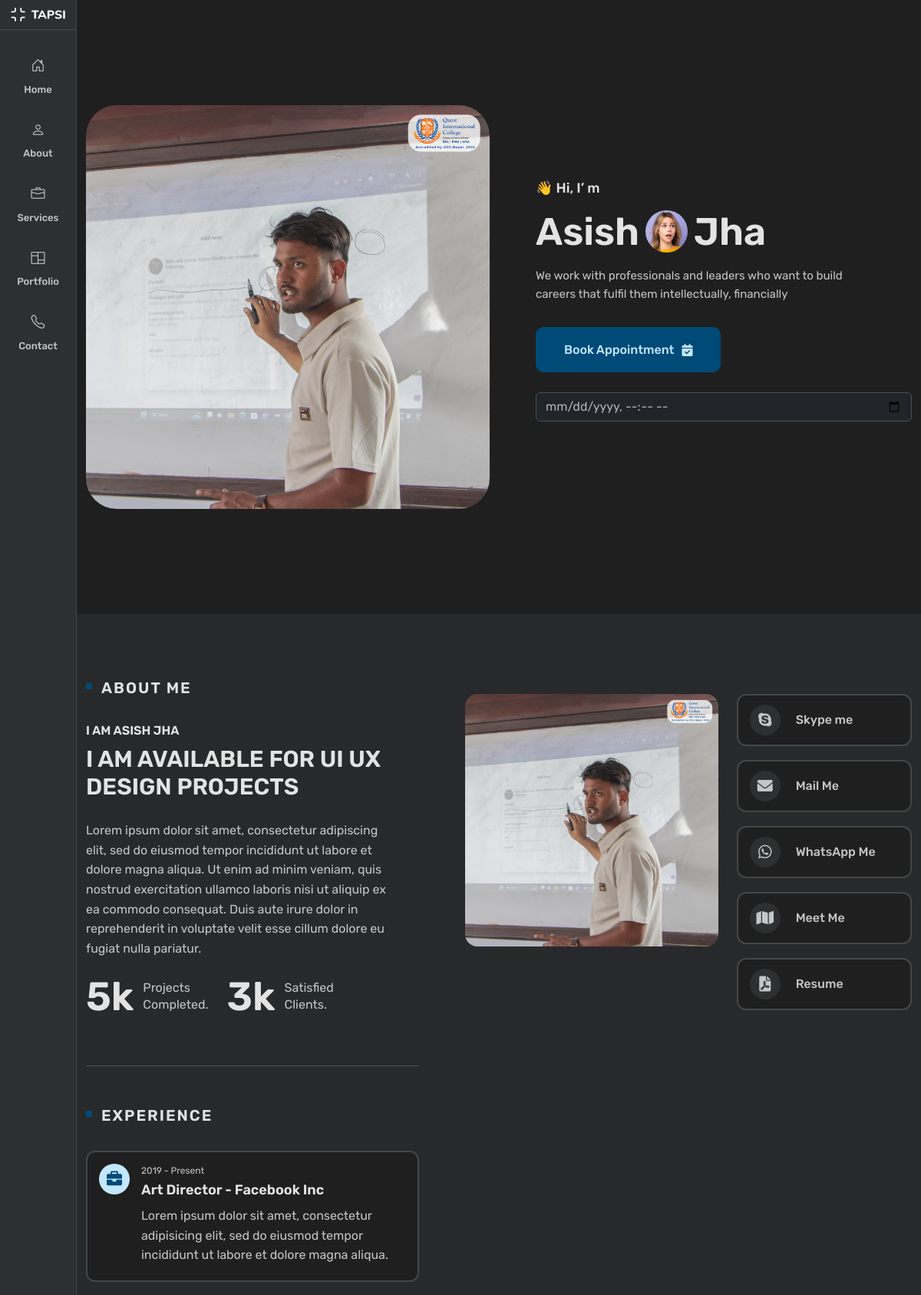
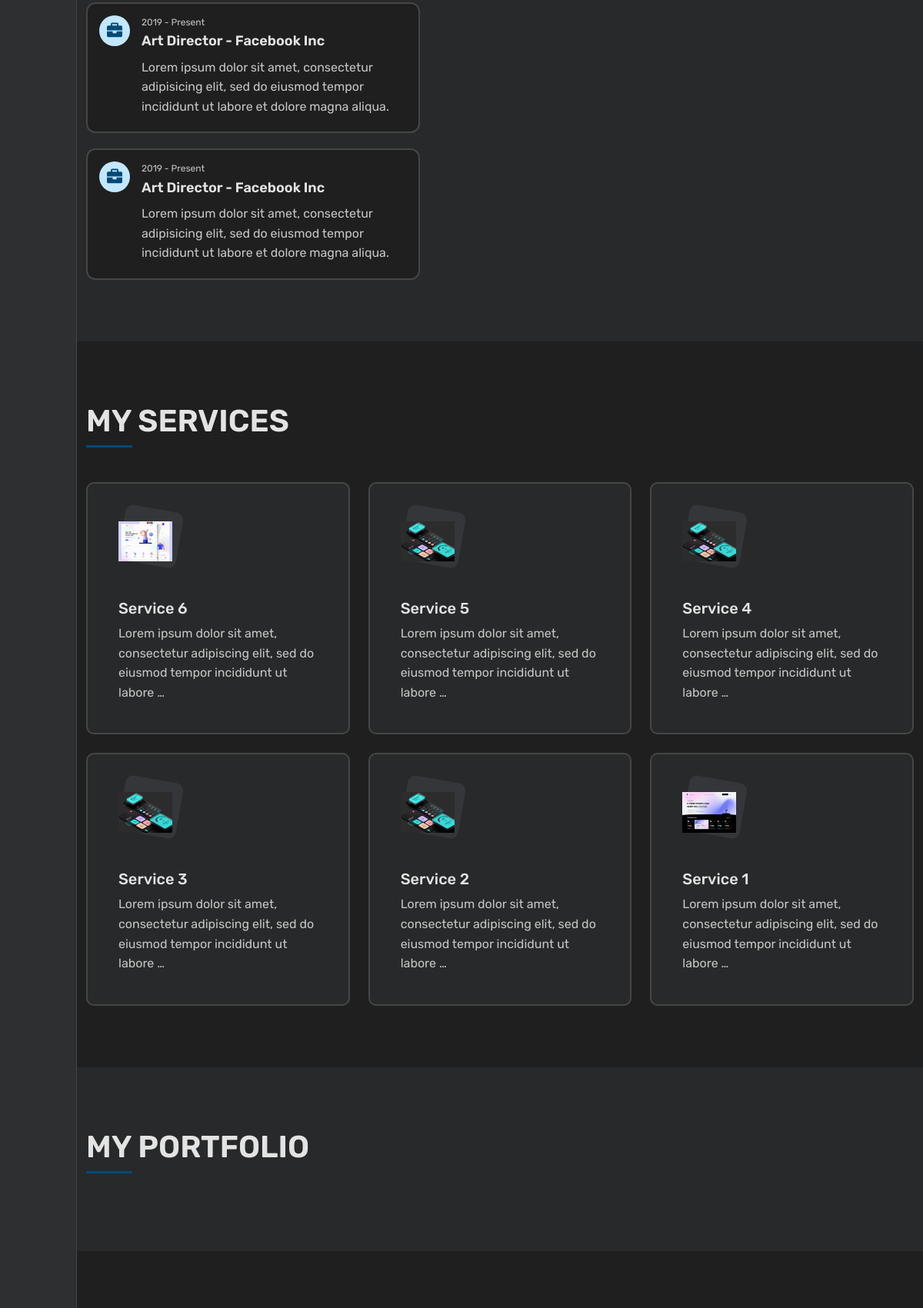
The page / (upper part) on the database its author committed (2 pictures, top to bottom).
### app/models.py (models this page shows, shortened)
class PersonalDetail(models.Model):
    firstName = models.CharField(max_length=50)
    lastName = models.CharField(max_length=50)
    email = models.EmailField()
    logo = models.FileField(upload_to="logo")
    phone = models.CharField(max_length=20)
    address = models.CharField(max_length=50)
    facebookUrl = models.URLField()
    twiterUrl = models.URLField()
    instagramUrl = models.URLField()
    description = models.TextField()
    class Meta:
        ordering = ['-id']

class About(models.Model):
    image=models.FileField(upload_to="aboutimage")
    title=models.CharField(max_length=200)
    subtitle=models.CharField(max_length=200)
    description=RichTextField()

class Service(models.Model):
    logo = models.FileField(upload_to="serviceimage")
    title = models.CharField(max_length=25)
    description=RichTextField()
    class Meta:
        ordering = ['-id']

### app/views.py (the view)
# urls.py: path('',views.index, name='index'),
def index(request):
    contact = Contact.objects.all()
    about = About.objects.first()
    album = Album.objects.all()
    personaldetail = PersonalDetail.objects.first()
    service = Service.objects.all()
    context = {"contact":contact, "about":about, "album":album, "personaldetail": personaldetail, "service": service}
    return render(request, 'app/index.html', context)

### app/context_processor.py (called while the page is built)
def personaldetail(request):
    personaldetail= PersonalDetail.objects.first()
    return{
        'personaldetail':personaldetail
    }

### app/templates/app/index.html (shortened to what this page needs)
{% load static %}
<!DOCTYPE html>
<html lang="zxx" data-bs-theme="dark">
<head>
    <link href="{% static 'app/assets/css/style.css' %}" rel="stylesheet">
    <link href="{% static 'app/assets/colors/color-3.css' %}" rel="stylesheet">
    <link rel="stylesheet" href="https://cdnjs.cloudflare.com/ajax/libs/font-awesome/6.0.0-beta3/css/all.min.css">
</head>
<body>
    <div class="header-left-fixed one-page-nav">
        <div class="logo">
            <a class="navbar-brand" href="#">
                <img class="logo-light" title="" alt="" src="{% static 'app/assets/img/logo-light.svg' %}">
            </a>
        </div>
        <ul class="main-menu">
            <li>
                <a data-scroll-nav="0" href="#home">
                    <span class="m-icon">
                        <i class="bi-house-door"></i>
                    </span>
                    <span class="m-text">Home</span>
                </a>
            </li>
            <li>
                <a data-scroll-nav="1" href="#services">
                    <span class="m-icon">
                        <i class="bi-person"></i>
                    </span>
                    <span class="m-text">About</span>
                </a>
            </li>
            <li>
                <a data-scroll-nav="2" href="#services">
                    <span class="m-icon">
                        <i class="bi-briefcase"></i>
                    </span>
                    <span class="m-text">Services</span>
                </a>
            </li>
            <li>
                <a data-scroll-nav="3" href="#work">
                    <span class="m-icon">
                        <i class="bi-columns"></i>
                    </span>
                    <span class="m-text">Portfolio</span>
                </a>
            </li>
            <li>
                <a data-scroll-nav="4" href="#contactus">
                    <span class="m-icon">
                        <i class="bi-telephone"></i>
                    </span>
                    <span class="m-text">Contact</span>
                </a>
            </li>
        </ul>
    </div>
    <main class="wrapper">
        <section id="home" data-scroll-index="0" class="home-section">
            <div class="container">
                <div class="row align-items-center min-vh-100 flex-row-reverse">
                    <div class="col-lg-6 ps-xl-5 mb-5 mb-lg-0">
                        <div class="home-intro">
                            <h6>👋 Hi, I’ m</h6>
                            <h1>{{personaldetail.firstName}}<span><img src="{% static 'app/assets/img/mask.jpg' %}" title="" alt=""></span>{{personaldetail.lastName}}</h1>
                            <p class="pe-lg-5">We work with professionals and leaders who want to build careers that fulfil them intellectually, financially</p>
                            <div class="btn-bar">
                                <a class="px-btn px-btn-theme" href="#appointment">Book Appointment<i class="fas fa-calendar-check icon"></i> </a>
                                <section id="appointment">
                                <div class="mb-3">
                                    <input type="datetime-local" name="{{form.startdate.name }}" id="form.startdate.id_for_label" class="form-control" required value="{% if form.instance %}{{ form.instance.startdate }}{% endif %}" placeholder="Enter start date">
                                </div>
                                </section>
                            </div>
                        </div>
                    </div>
                    <div class="col-lg-6">
                        <div class="home-image text-center">
                            <img src="{{about.image.url}}" title="" alt="">
                        </div>
                    </div>
                </div>
            </div>
        </section>
        <section id="about" data-scroll-index="1" class="section about-section gray-bg-1">
            <div class="container">
                <div class="about-me">
                    <div class="row align-items-start">
                        <div class="col-lg-5 pb-4 pb-lg-0">
                            <div class="title-01">
                                <span>{{about.title}}</span>
                            </div>
                            <div class="about-me-text pb-5">
                                <h3>{{about.subtitle}}</h3>
                                <h5><span>I Am Available</span> For UI UX Design Projects</h5>
                                <p>{{about.description|safe}}</p>
                                <div class="row pt-2">
                                    <div class="col-auto">
                                        <div class="a-count">
                                            <span class="count">5k</span>
                                            <div class="a-count-text">Projects <br>Completed.</div>
                                        </div>
                                    </div>
                                    <div class="col-auto">
                                        <div class="a-count">
                                            <span class="count">3k</span>
                                            <div class="a-count-text">Satisfied <br>Clients.</div>
                                        </div>
                                    </div>
                                </div>
                            </div>
                            <hr>
                            <div class="title-01 mt-5">
                                <span>Experience</span>
                            </div>
                            <div class="resume-box">
                                <ul>
                                    <li>
                                        <div class="icon">
                                            <i class="fas fa-briefcase"></i>
                                        </div>
                                        <span class="time">2019 - Present</span>
                                        <h5>Art Director - Facebook Inc</h5>
                                        <p>Lorem ipsum dolor sit amet, consectetur adipisicing elit, sed do eiusmod tempor incididunt ut labore et dolore magna aliqua.</p>
                                    </li>
                                    <li>
                                        <div class="icon">
                                            <i class="fas fa-briefcase"></i>
                                        </div>
                                        <span class="time">2019 - Present</span>
                                        <h5>Art Director - Facebook Inc</h5>
                                        <p>Lorem ipsum dolor sit amet, consectetur adipisicing elit, sed do eiusmod tempor incididunt ut labore et dolore magna aliqua.</p>
                                    </li>
                                    <li>
                                        <div class="icon">
                                            <i class="fas fa-briefcase"></i>
                                        </div>
                                        <span class="time">2019 - Present</span>
                                        <h5>Art Director - Facebook Inc</h5>
                                        <p>Lorem ipsum dolor sit amet, consectetur adipisicing elit, sed do eiusmod tempor incididunt ut labore et dolore magna aliqua.</p>
                                    </li>
                                </ul>
                            </div>
                        </div>
                        <div class="col-lg-7 sticky-lg-top ps-xl-5">
                            <div class="row align-items-start">
                                <div class="col-md-7 py-4">
                                    <div class="about-me-img">
                                        <img src="{{about.image.url}}" title="" alt="">
                                    </div>
                                </div>
                                <div class="col-md-5 py-4">
                                    <div class="about-content">
                                        <ul>
                                            <li>
                                                <div class="a-icon">
                                                    <i class="fab fa-skype"></i>
                                                </div>
                                                <div class="a-text">
                                                    <a class="text-reset stretched-link" href="#">Skype me</a>
                                                </div>
                                            </li>
                                            <li>
                                                <div class="a-icon">
                                                    <i class="fa fa-envelope"></i>
                                                </div>
                                                <div class="a-text">
                                                    <a class="text-reset stretched-link" href="#">Mail Me</a>
                                                </div>
                                            </li>
                                            <li>
                                                <div class="a-icon">
                                                    <i class="fab fa-whatsapp"></i>
                                                </div>
                                                <div class="a-text">
                                                    <a class="text-reset stretched-link" href="#">WhatsApp Me</a>
                                                </div>
                                            </li>
                                            <li>
                                                <div class="a-icon">
                                                    <i class="fa fa-map"></i>
                                                </div>
                                                <div class="a-text">
                                                    <a class="text-reset stretched-link" href="#">Meet Me</a>
                                                </div>
                                            </li>
                                            <li>
                                                <div class="a-icon">
                                                    <i class="fa-solid fa-file-pdf"></i>
                                                </div>
                                                <div class="a-text">
                                                    <a class="text-reset stretched-link" href="#">Resume</a>
                                                </div>
                                            </li>
                                        </ul>
                                    </div>
                                </div>
                            </div>
                        </div>
                    </div>
                </div>
            </div>
        </section>
        <section id="services" data-scroll-index="2" class="section services-section">
            <div class="container">
                <div class="section-heading">
                    <h3>
                        <span>MY SERVICES</span>
                    </h3>
                </div>
                <div class="row gy-4">
                    {% for item in service %}
                    <div class="col-sm-6 col-lg-4">
                        <div class="feature-box-01">
                            <div class="icon"><img src="{{item.logo.url}}" title="" alt=""></div>
                            <div class="feature-content">
                                <h5>{{item.title}}</h5>
                                <p>{{item.description|safe|truncatewords:15}}</p>
                            </div>
                        </div>
                    </div>
                    {% endfor %}
                </div>
            </div>
        </section>
        <section id="portfolio" data-scroll-index="3" class="section portfolio-section gray-bg-1">
            <div class="container">
                <div class="section-heading">
                    <h3><span>My Portfolio</span></h3>
                </div>
            </div>
        </section>
        <section class="section testimonials-section">
        </section>
    </main>
</body>
</html>

### app/static/app/assets/colors/color-3.css (style rules this page uses)
:root, [data-bs-theme=light] { --px-theme: #c2e7ff; --px-theme-text: #001d35; --px-bg: #fff; --px-text: #444746; --px-gray-1: #f8fafd; --px-gray-2: #f3f6fc; --px-gray-3: #eff3fa; --px-gray-4: #edf2fa; --px-gray-5: #eaf0f9; --bs-heading-color: #1f1f1f; --px-border: #e1e3e1; }
[data-bs-theme=dark] { --px-theme: #004a77; --px-theme-text: #c2e7ff; --px-bg: #1f1f1f; --px-text: #c4c7c5; --px-gray-1: #28292a; --px-gray-2: #2d2f31; --px-gray-3: #333438; --px-gray-4: #34363a; --px-gray-5: #383a3e; --bs-heading-color: #e3e3e3; --px-border: #444746; }

### rows shown on the page
PersonalDetail: firstName "Asish", lastName "Jha"
About: image (picture), title "ABOUT ME", subtitle "I AM ASISH JHA", description "Lorem ipsum dolor sit amet, consectetur adipiscing elit, sed do eiusmod tempor incididunt ut labore et dolore magna aliqua. Ut enim ad minim veniam, quis nostrud exercitation ullamco laboris nisi ut aliquip ex ea commodo consequat. Duis aute irure dolor in reprehenderit in voluptate velit esse cillum dolore eu fugiat nulla pariatur."
Service: logo (picture), title "Service 6", description "Lorem ipsum dolor sit amet, consectetur adipiscing elit, sed do eiusmod tempor incididunt ut labore …"
Service: logo (picture), title "Service 5", description "Lorem ipsum dolor sit amet, consectetur adipiscing elit, sed do eiusmod tempor incididunt ut labore …"
Service: logo (picture), title "Service 4", description "Lorem ipsum dolor sit amet, consectetur adipiscing elit, sed do eiusmod tempor incididunt ut labore …"
Service: logo (picture), title "Service 3", description "Lorem ipsum dolor sit amet, consectetur adipiscing elit, sed do eiusmod tempor incididunt ut labore …"
Service: logo (picture), title "Service 2", description "Lorem ipsum dolor sit amet, consectetur adipiscing elit, sed do eiusmod tempor incididunt ut labore …"
Service: logo (picture), title "Service 1", description "Lorem ipsum dolor sit amet, consectetur adipiscing elit, sed do eiusmod tempor incididunt ut labore …"
